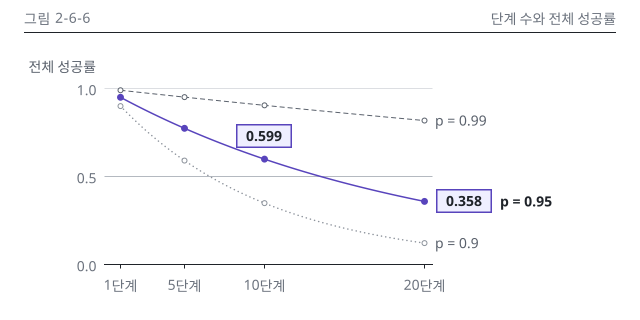

The script that saved this image:
"""그림 2-6-6: 단계 수에 따른 전체 성공률.

명세: 2권 설계서 6장 그림 명세 2-6-6(C). 단계 수에 따른 전체 성공률 곡선, p = 0.99, 0.95, 0.9 세 줄(N6-1).
  강조 선은 p = 0.95(E6-1 손계산과 같은 선)
메시지: 단계 성공률이 0.95여도 20단계면 전체 성공률은 0.358입니다
데이터: 2권 설계서 7장 N6-1(단계별 성공률 p, 단계 n, 독립 가정), 식은 E6-1(전체 성공률 = p^n)
  p=0.99: 1, 5, 10, 20단계 → 0.99, 0.951, 0.904, 0.818
  p=0.95: 0.95, 0.774, 0.599, 0.358
  p=0.9: 0.9, 0.590, 0.349, 0.122
  정본 점(1, 5, 10, 20단계)만 점을 찍고, 사이는 E6-1 식에서 촘촘히 계산한 곡선으로 잇는다.
  곡선 위 정본이 아닌 값은 숫자로 쓰지 않고, 1~20단계 밖으로 선을 늘이지 않는다(외삽 없음).
가정값: 독립 가정(단계마다 같은 p로 따로 성공). 그림 안에는 쓰지 않고 캡션 단서로 보냄
출처: 정본만 씀(references.yml 키 없음)
🔄: 아님

설계 판단
- 판은 patterns.md P15(1-5-5 실측) 640 x 320, 그림 영역 x 104~432, y 88~264.
- 강조는 p = 0.95 선(accent 1.5, 채운 점)과 강조 칩 0.599, 0.358 두 개. 맥락 선 둘은 흑백에서
  선 종류로 갈리게 p = 0.99(E6-1이 비교하는 짝)를 rank 1(ink-600 파선), p = 0.9를 rank 2(ink-400 점선)로 둔다.
- 메시지 지시선은 뺐다. 메시지는 강조 칩 두 개와 캡션이 맡는다(chart-guide 4.2절 "지시선" 행).
- 가로축은 320 판이라 축 제목 자리가 없어 눈금 글자에 "1단계"처럼 단위를 붙였다(chart-guide 4.2절 제안안, note에 기록).
- 계열 수를 3으로 지키려고 곡선과 정본 점을 선 하나로 그리고 markevery로 정본 x에만 점을 찍는다.

실행: .venv/bin/python vol2-agent/ch06/figures/2-6-6.py [미리보기폴더]
출력: vol2-agent/ch06/figures/2-6-6.svg (640 x 320), EPUB 세로 변형 2-6-6.v.svg (360 x 368, 5.11절 선택 변형)
"""
import sys
from pathlib import Path

ROOT = Path(__file__).resolve().parents[3]
sys.path.insert(0, str(ROOT / "assets/charts"))
import figlib as fl  # noqa: E402

STEPS = [1, 5, 10, 20]
# N6-1 정본 문자열 그대로(칩 숫자와 글자 단위로 대조한다)
N61 = {
    "0.99": ["0.99", "0.951", "0.904", "0.818"],
    "0.95": ["0.95", "0.774", "0.599", "0.358"],
    "0.9": ["0.9", "0.590", "0.349", "0.122"],
}
MSG_P = "0.95"
# figures.yml alt와 글자 단위로 같게 둔다(caption-alt.md 3.4절)
DESC = (
    "단계마다 같은 성공률 p로 독립적으로 성공한다고 할 때, 단계 수 1에서 20까지의 전체 성공률을 p = 0"
    ".99, 0.95, 0.9 세 곡선으로 나타냈습니다. 세 곡선 모두 단계가 늘수록 내려가고, p가 낮을수록 "
    "더 가파르게 떨어집니다. 강조한 p = 0.95 곡선은 10단계에서 0.599, 20단계에서 0.358이고,"
    " 같은 20단계에서 p = 0.99는 0.818입니다. 단계 성공률이 0.95여도 20단계면 전체 성공률은 "
    "0.358로 떨어집니다."
)

# 곡선용 촘촘한 x: 1~20을 0.25 간격으로, 정본 x를 정확히 포함한다
XS = [1 + i * 0.25 for i in range(77)]
MARK = [XS.index(float(s)) for s in STEPS]

LAYOUT = {
    "body": dict(width="body", height=320, plot=(104, 88, 432, 264), xlim=(0, 20.5),
                 mid_side="above", end_side="right", out="2-6-6.svg"),
    # 세로 변형(P15, 1-5-5.v 실측 판 360 x 368, 영역 x 64~264, y 128~320). 1단계와 5단계 눈금 글자가
    # 8 이상 떨어지게 x 범위를 0.5~20으로 좁히고, 끝 칩을 점 오른쪽 위로 올려 라벨 자리를 남긴다.
    # 곡선이 가팔라 10단계 칩을 점 바로 위에 두면 왼쪽 아래 모서리가 곡선에 닿아, 선이 내려가는 쪽(오른쪽 위)에 둔다
    "v": dict(width=360, height=368, plot=(64, 128, 264, 320), xlim=(0.5, 20),
              mid_side="above-right", end_side="above-right", out="2-6-6.v.svg"),
}

def curve(p):
    return [float(p) ** n for n in XS]


def build(variant, preview_dir=None):
    lay = LAYOUT[variant]
    fig, ax = fl.figure(lay["width"], height=lay["height"], plot=lay["plot"])
    fl.header(fig, "그림 2-6-6", "단계 수와 전체 성공률")
    fl.y_title(ax, "전체 성공률")

    # 1) 축을 먼저 확정한다
    ax.set_xlim(*lay["xlim"])
    ax.set_xticks(STEPS, [f"{s}단계" for s in STEPS])
    ax.set_ylim(0, 1)
    ax.set_yticks([0, 0.5, 1])
    fl.fixed_decimals(ax, "y", 1)

    # 2) 계열: 맥락 선 둘을 먼저, 메시지 선을 위에
    ln99 = fl.line(ax, XS, curve("0.99"), role="context", rank=1, markevery=MARK)
    ln90 = fl.line(ax, XS, curve("0.9"), role="context", rank=2, markevery=MARK)
    ln95 = fl.line(ax, XS, curve(MSG_P), role="message", markevery=MARK)

    # 3) 칩: 메시지가 기대는 정본 결과 두 개(10단계, 20단계)만, 강조 칩
    v95 = [float(s) for s in N61[MSG_P]]
    fl.chip(ax, 10, v95[2], N61[MSG_P][2], accent=True, canon="N6-1", side=lay["mid_side"])
    end_side = lay["end_side"]
    end = fl.chip(ax, 20, v95[3], N61[MSG_P][3], accent=True, canon="N6-1", side=end_side)
    top = dict(line=ln95, text="p = 0.95")
    if end_side == "right":
        top["after"] = end

    # 4) 선 끝 직접 라벨(범례 대신)
    fl.direct_labels(ax, [
        top,
        dict(line=ln99, text="p = 0.99"),
        dict(line=ln90, text="p = 0.9"),
    ])

    # 지시선은 두지 않는다. 강조 선의 정본 점 위아래로 맥락 선이 지나가 문장 자리가 없고(5단계에서
    # 위로 내면 p = 0.99 선을 가로지름), 칩과 떨어진 점에 accent를 찍으면 강조가 흩어진다(chart-guide 4.2절, 6장)

    out = Path(__file__).with_name(lay["out"])
    title = "그림 2-6-6 단계 수와 전체 성공률" + (" (EPUB 세로 변형)" if variant == "v" else "")
    fl.save(fig, out, title=title, desc=DESC, preview_dir=preview_dir)
    print(out)


for variant in LAYOUT:
    build(variant, preview_dir=sys.argv[1] if len(sys.argv) > 1 else None)
